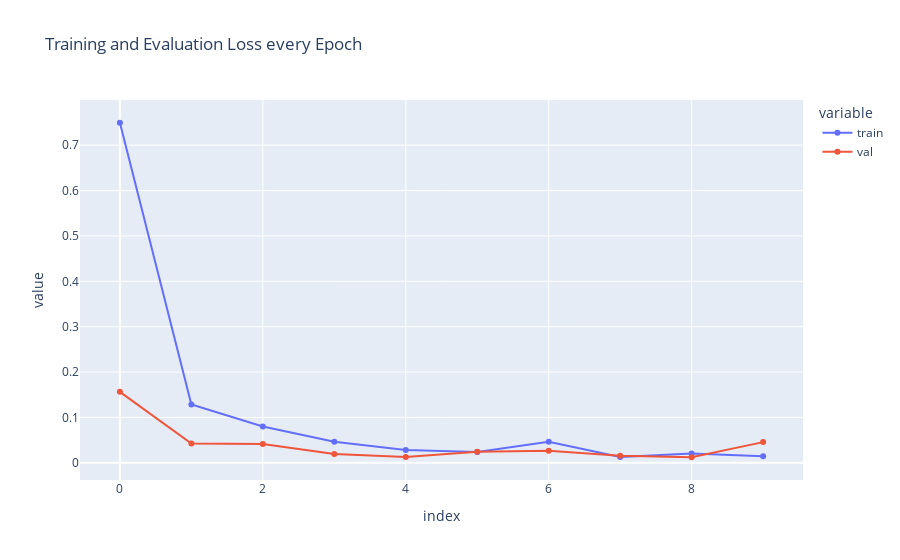

Here is the notebook cell this chart was saved with:
### Code cell
loss = pd.DataFrame({'train': history.history['loss'], 'val': history.history['val_loss']})

fig = px.line(loss, x=loss.index, y=loss.columns[0::], title='Training and Evaluation Loss every Epoch', markers=True)
fig.show()

### Figure 1 — Plotly figure (JSON) as saved in the notebook; plotly's stock layout.template omitted (floating-point values rounded to 4 significant figures)
{"data": [{"hovertemplate": "variable=train<br>index=%{x}<br>value=%{y}<extra></extra>", "legendgroup": "train", "line": {"color": "#636efa", "dash": "solid"}, "marker": {"symbol": "circle"}, "mode": "lines+markers", "name": "train", "orientation": "v", "showlegend": true, "type": "scatter", "x": [0, 1, 2, 3, 4, 5, 6, 7, 8, 9], "xaxis": "x", "y": [0.7494, 0.1287, 0.08022, 0.04661, 0.02823, 0.02401, 0.04629, 0.01302, 0.02065, 0.0143], "yaxis": "y"}, {"hovertemplate": "variable=val<br>index=%{x}<br>value=%{y}<extra></extra>", "legendgroup": "val", "line": {"color": "#EF553B", "dash": "solid"}, "marker": {"symbol": "circle"}, "mode": "lines+markers", "name": "val", "orientation": "v", "showlegend": true, "type": "scatter", "x": [0, 1, 2, 3, 4, 5, 6, 7, 8, 9], "xaxis": "x", "y": [0.1564, 0.04269, 0.04124, 0.01968, 0.01293, 0.02421, 0.02639, 0.01546, 0.01228, 0.04562], "yaxis": "y"}], "layout": {"legend": {"title": {"text": "variable"}, "tracegroupgap": 0}, "title": {"text": "Training and Evaluation Loss every Epoch"}, "xaxis": {"anchor": "y", "domain": [0, 1], "title": {"text": "index"}}, "yaxis": {"anchor": "x", "domain": [0, 1], "title": {"text": "value"}}}}
